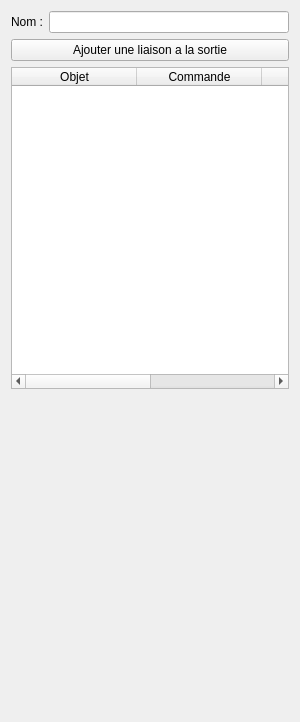
<?xml version="1.0" encoding="UTF-8"?>
<ui version="4.0">
 <class>NoDoorOptionWidget</class>
 <widget class="QWidget" name="NoDoorOptionWidget">
  <property name="geometry">
   <rect>
    <x>0</x>
    <y>0</y>
    <width>300</width>
    <height>722</height>
   </rect>
  </property>
  <property name="windowTitle">
   <string>Form</string>
  </property>
  <layout class="QVBoxLayout" name="verticalLayout_2">
   <item>
    <layout class="QVBoxLayout" name="verticalLayout">
     <item>
      <layout class="QHBoxLayout" name="horizontalLayout">
       <item>
        <widget class="QLabel" name="label">
         <property name="text">
          <string>Nom :</string>
         </property>
        </widget>
       </item>
       <item>
        <widget class="QLineEdit" name="_objectNameEdit"/>
       </item>
      </layout>
     </item>
     <item>
      <widget class="QPushButton" name="_addConnexionButton">
       <property name="text">
        <string>Ajouter une liaison a la sortie</string>
       </property>
      </widget>
     </item>
     <item>
      <widget class="QTableWidget" name="_connexionTable">
       <property name="columnCount">
        <number>4</number>
       </property>
       <attribute name="horizontalHeaderDefaultSectionSize">
        <number>125</number>
       </attribute>
       <column>
        <property name="text">
         <string>Objet</string>
        </property>
       </column>
       <column>
        <property name="text">
         <string>Commande</string>
        </property>
       </column>
       <column/>
       <column/>
      </widget>
     </item>
     <item>
      <spacer name="verticalSpacer">
       <property name="orientation">
        <enum>Qt::Vertical</enum>
       </property>
       <property name="sizeHint" stdset="0">
        <size>
         <width>20</width>
         <height>40</height>
        </size>
       </property>
      </spacer>
     </item>
    </layout>
   </item>
  </layout>
 </widget>
 <resources/>
 <connections/>
</ui>
